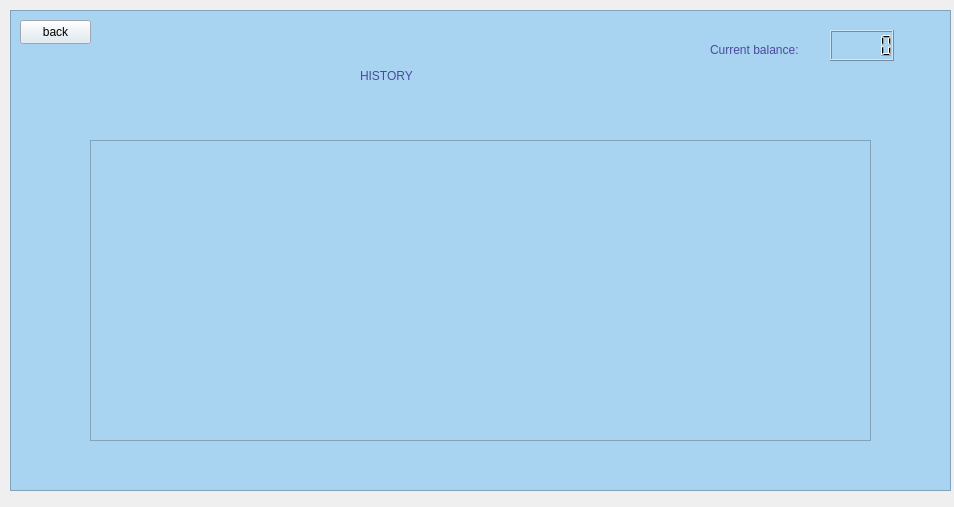
<?xml version="1.0" encoding="UTF-8"?>
<ui version="4.0">
 <class>History</class>
 <widget class="QWidget" name="History">
  <property name="geometry">
   <rect>
    <x>0</x>
    <y>0</y>
    <width>954</width>
    <height>507</height>
   </rect>
  </property>
  <property name="windowTitle">
   <string>Form</string>
  </property>
  <property name="styleSheet">
   <string notr="true"/>
  </property>
  <widget class="QStackedWidget" name="stackedWidget">
   <property name="geometry">
    <rect>
     <x>10</x>
     <y>10</y>
     <width>941</width>
     <height>491</height>
    </rect>
   </property>
   <widget class="QWidget" name="page">
    <widget class="QFrame" name="frame">
     <property name="geometry">
      <rect>
       <x>0</x>
       <y>0</y>
       <width>941</width>
       <height>481</height>
      </rect>
     </property>
     <property name="styleSheet">
      <string notr="true">background-color: rgb(168, 212, 241);</string>
     </property>
     <property name="frameShape">
      <enum>QFrame::StyledPanel</enum>
     </property>
     <property name="frameShadow">
      <enum>QFrame::Raised</enum>
     </property>
     <widget class="QPushButton" name="back">
      <property name="geometry">
       <rect>
        <x>10</x>
        <y>10</y>
        <width>71</width>
        <height>24</height>
       </rect>
      </property>
      <property name="styleSheet">
       <string notr="true">background-color: rgb(221, 233, 241);
font: 700 9pt &quot;Segoe UI&quot;;</string>
      </property>
      <property name="text">
       <string>back</string>
      </property>
     </widget>
     <widget class="QLabel" name="label">
      <property name="geometry">
       <rect>
        <x>350</x>
        <y>10</y>
        <width>301</width>
        <height>111</height>
       </rect>
      </property>
      <property name="styleSheet">
       <string notr="true">color: rgb(75, 73, 157);
font: 700 28pt &quot;Segoe UI&quot;;</string>
      </property>
      <property name="text">
       <string>HISTORY</string>
      </property>
     </widget>
     <widget class="QTableWidget" name="tableWidget">
      <property name="geometry">
       <rect>
        <x>80</x>
        <y>130</y>
        <width>781</width>
        <height>301</height>
       </rect>
      </property>
      <property name="styleSheet">
       <string notr="true">font: 700 9pt &quot;Segoe UI&quot;;</string>
      </property>
     </widget>
     <widget class="QLabel" name="label_2">
      <property name="geometry">
       <rect>
        <x>700</x>
        <y>30</y>
        <width>121</width>
        <height>20</height>
       </rect>
      </property>
      <property name="styleSheet">
       <string notr="true">color: rgb(75, 73, 157);
font: 700 9pt &quot;Segoe UI&quot;;</string>
      </property>
      <property name="text">
       <string>Current balance:</string>
      </property>
     </widget>
     <widget class="QLCDNumber" name="balance">
      <property name="geometry">
       <rect>
        <x>820</x>
        <y>20</y>
        <width>64</width>
        <height>31</height>
       </rect>
      </property>
     </widget>
    </widget>
   </widget>
  </widget>
 </widget>
 <resources/>
 <connections/>
</ui>
